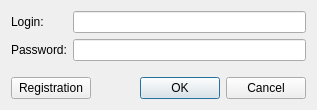
<?xml version="1.0" encoding="UTF-8"?>
<ui version="4.0">
 <class>LoginForm</class>
 <widget class="QWidget" name="LoginForm">
  <property name="geometry">
   <rect>
    <x>0</x>
    <y>0</y>
    <width>317</width>
    <height>110</height>
   </rect>
  </property>
  <property name="windowTitle">
   <string>Form</string>
  </property>
  <layout class="QVBoxLayout" name="verticalLayout">
   <item>
    <layout class="QFormLayout" name="formLayout">
     <item row="0" column="0">
      <widget class="QLabel" name="label">
       <property name="text">
        <string>Login:</string>
       </property>
      </widget>
     </item>
     <item row="0" column="1">
      <widget class="QLineEdit" name="loginEdit"/>
     </item>
     <item row="1" column="0">
      <widget class="QLabel" name="label_2">
       <property name="text">
        <string>Password:</string>
       </property>
      </widget>
     </item>
     <item row="1" column="1">
      <widget class="QLineEdit" name="passwordEdit">
       <property name="echoMode">
        <enum>QLineEdit::Password</enum>
       </property>
      </widget>
     </item>
    </layout>
   </item>
   <item>
    <spacer name="verticalSpacer">
     <property name="orientation">
      <enum>Qt::Vertical</enum>
     </property>
     <property name="sizeHint" stdset="0">
      <size>
       <width>20</width>
       <height>40</height>
      </size>
     </property>
    </spacer>
   </item>
   <item>
    <layout class="QHBoxLayout" name="horizontalLayout">
     <item>
      <widget class="QPushButton" name="registrationButton">
       <property name="text">
        <string>Registration</string>
       </property>
      </widget>
     </item>
     <item>
      <widget class="QDialogButtonBox" name="buttonBox">
       <property name="standardButtons">
        <set>QDialogButtonBox::Cancel|QDialogButtonBox::Ok</set>
       </property>
      </widget>
     </item>
    </layout>
   </item>
  </layout>
 </widget>
 <resources/>
 <connections/>
</ui>
